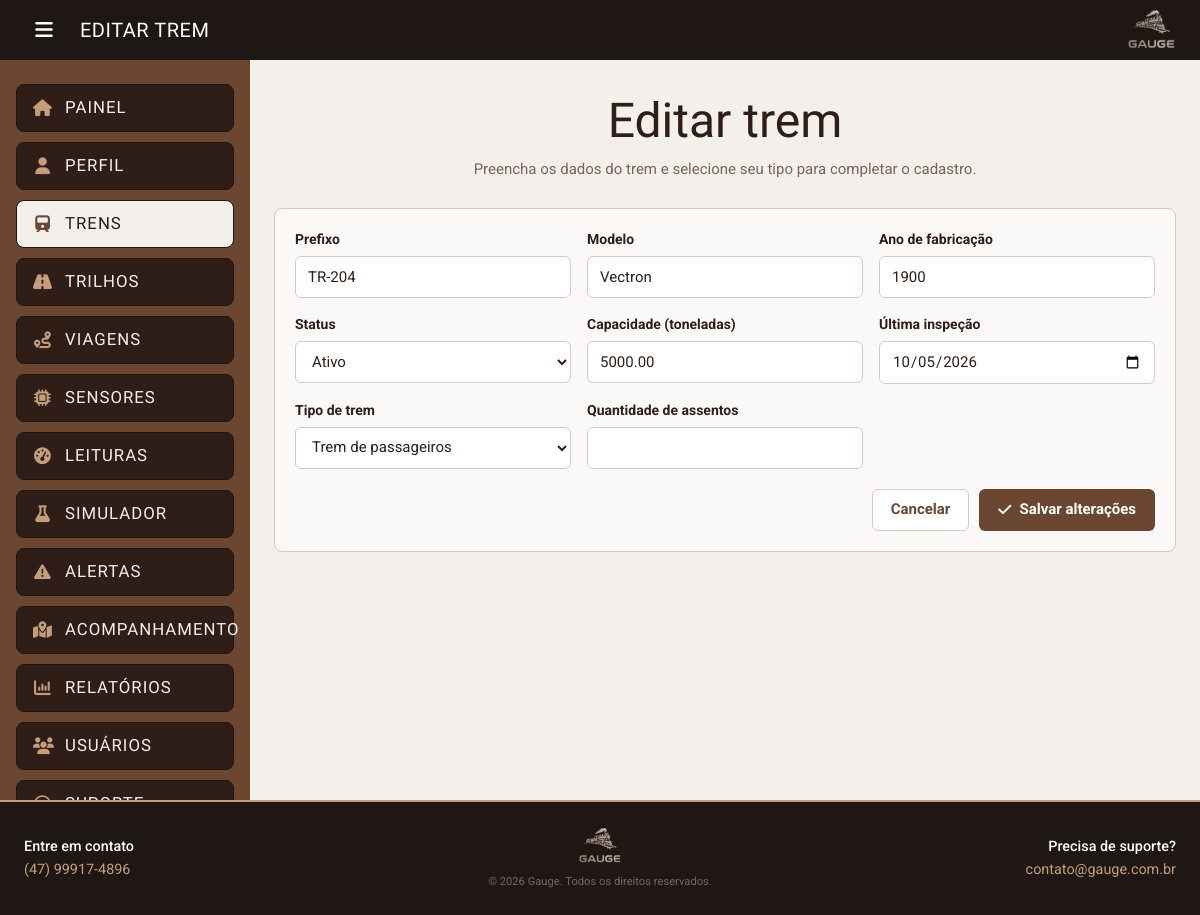
The page /paginas/trens/formulario_trem.php?id=5 (signed in) on the database its author committed.
### tables this page shows
CREATE TABLE trem (
    id_trem             INT                         NOT NULL AUTO_INCREMENT,
    prefixo             VARCHAR(20)                 NOT NULL,
    modelo              VARCHAR(45)                 NOT NULL,
    ano                 INT                         NOT NULL,
    status              VARCHAR(20)                 NOT NULL DEFAULT 'ativo',  
    capacidade          DECIMAL(10,2)               NOT NULL DEFAULT 0,
    ultima_inspecao     DATE                        NULL,
    tipo_trem           ENUM('Passageiro', 'Carga') NOT NULL DEFAULT 'Passageiro',
    quantidade_assentos INT                         NULL,
    tipo_carga          VARCHAR(45)                 NULL,
    PRIMARY KEY (id_trem),
    UNIQUE KEY uq_trem_prefixo (prefixo)
);

### includes/funcoes.php (called while the page is built, shortened)
<?php
function h($valor): string
{
    return htmlspecialchars((string) ($valor ?? ''), ENT_QUOTES, 'UTF-8');
}

### paginas/trens/formulario_trem.php (the view, shortened to what this page needs)
<?php
require __DIR__ . '/../../includes/proteger.php';
$idTrem = (int) ($_POST['id_trem'] ?? $_GET['id'] ?? 0);
$modoEdicao = $idTrem > 0;
$trem = [
    'prefixo'             => '',
    'modelo'              => '',
    'ano'                 => '',
    'status'              => 'ativo',
    'capacidade'          => '',
    'ultima_inspecao'     => '',
    'tipo_trem'           => 'Passageiro',
    'quantidade_assentos' => '',
    'tipo_carga'          => '',
];
if ($modoEdicao && $_SERVER['REQUEST_METHOD'] !== 'POST') {
    $stmt = $conexao->prepare(
        'SELECT prefixo, modelo, ano, status, capacidade, ultima_inspecao,
                tipo_trem, quantidade_assentos, tipo_carga
         FROM trem
         WHERE id_trem = ?'
    );
    $stmt->bind_param('i', $idTrem);
    $stmt->execute();
    $encontrado = $stmt->get_result()->fetch_assoc();
    if ($encontrado) {
        $trem = $encontrado;
    } else {
        $mensagem = 'Trem não encontrado.';
        $modoEdicao = false;
        $idTrem = 0;
    }
}
$titulo = $modoEdicao ? 'Editar trem' : 'Cadastrar trem';
require __DIR__ . '/../../includes/cabecalho.php';
?>
<h1 class="titulo-pagina"><?= h($titulo) ?></h1>
<p class="subtitulo">Preencha os dados do trem e selecione seu tipo para completar o cadastro.</p>
<form method="POST" class="painel">
    <div class="form-grade">
        <div class="campo">
            <label for="prefixo">Prefixo</label>
            <input type="text" id="prefixo" name="prefixo" value="<?= h($trem['prefixo']) ?>" required>
        </div>
        <div class="campo">
            <label for="modelo">Modelo</label>
            <input type="text" id="modelo" name="modelo" value="<?= h($trem['modelo']) ?>" required>
        </div>
        <div class="campo">
            <label for="ano">Ano de fabricação</label>
            <input type="number" id="ano" name="ano" min="1" value="<?= h($trem['ano']) ?>" required>
        </div>
        <div class="campo">
            <label for="status">Status</label>
            <select id="status" name="status" required>
                <?php foreach (['ativo' => 'Ativo', 'manutencao' => 'Em manutenção', 'inativo' => 'Inativo'] as $valor => $rotulo): ?>
                    <option value="<?= $valor ?>" <?= $trem['status'] === $valor ? 'selected' : '' ?>><?= $rotulo ?></option>
                <?php endforeach; ?>
            </select>
        </div>
        <div class="campo">
            <label for="capacidade">Capacidade (toneladas)</label>
            <input type="number" id="capacidade" name="capacidade" min="0" step="0.01" value="<?= h($trem['capacidade']) ?>" required>
        </div>
        <div class="campo">
            <label for="ultima_inspecao">Última inspeção</label>
            <input type="date" id="ultima_inspecao" name="ultima_inspecao" value="<?= h($trem['ultima_inspecao']) ?>">
        </div>
        <div class="campo">
            <label for="tipo_trem">Tipo de trem</label>
            <select id="tipo_trem" name="tipo_trem" required>
                <option value="Passageiro" <?= $trem['tipo_trem'] === 'Passageiro' ? 'selected' : '' ?>>Trem de passageiros</option>
            </select>
        </div>
        <div class="campo" id="campo-assentos">
            <label for="quantidade_assentos">Quantidade de assentos</label>
            <input type="number" id="quantidade_assentos" name="quantidade_assentos" min="1" value="<?= h($trem['quantidade_assentos']) ?>">
        </div>
    </div>
    <div class="acoes">
        <a href="trens.php" class="botao-secundario">Cancelar</a>
        <button type="submit" class="botao">
            <i class="fas fa-check"></i>
            <?= $modoEdicao ? 'Salvar alterações' : 'Cadastrar trem' ?>
        </button>
    </div>
</form>
<?php require __DIR__ . '/../../includes/rodape.php'; ?>

### assets/css/base.css (style rules this page uses)
:root { --cor-marca: #6B4732; --cor-marca-escura: #4C3023; --cor-titulo: #2F1E17; --cor-texto: #7A655B; --cor-fundo: #F3EFEB; --cor-escuro: #1F1713; --cor-contato: #C49E7A; --cor-superficie: #FBF9F7; --cor-superficie-2: #EAE2DC; --cor-borda: #D7C9BF; --cor-branco: #FFFFFF; --cor-sucesso: #245B31; --cor-sucesso-fundo: #E5F2E7; --cor-atencao: #856404; --cor-atencao-fundo: #FFF3CD; --cor-critico: #842029; --cor-critico-fundo: #F8D7DA; --cor-normal-forte: #28A745; --cor-atencao-forte: #FFC107; --cor-critico-forte: #DC3545; --fonte-titulo: 'Fjalla One', sans-serif; --fonte-texto: 'Roboto', sans-serif; --raio: 8px; --sombra: 0 2px 6px rgba(31, 23, 19, 0.08); --altura-topo: 60px; --largura-menu: 250px; --espaco: 24px; }
*, *::before, *::after { box-sizing: border-box; margin: 0; padding: 0; }
html { -webkit-text-size-adjust: 100%; }
body { min-height: 100vh; background-color: var(--cor-fundo); color: var(--cor-titulo); font-family: var(--fonte-texto); font-size: 15px; line-height: 1.5; }
a { color: var(--cor-marca); }
button, input, select, textarea { font: inherit; color: inherit; }
h1, h2, h3 { font-family: var(--fonte-titulo); font-weight: 400; line-height: 1.2; color: var(--cor-titulo); }

### assets/css/layout.css (style rules this page uses)
body { display: flex; flex-direction: column; }

### assets/css/componentes.css (style rules this page uses)
.titulo-pagina { margin-bottom: 8px; font-size: clamp(2rem, 5vw, 3rem); text-align: center; }
.subtitulo { max-width: 640px; margin: 0 auto 28px; color: var(--cor-texto); text-align: center; }
.painel { margin-bottom: 24px; padding: 20px; border: 1px solid var(--cor-borda); border-radius: var(--raio); background-color: var(--cor-superficie); }
.form-grade { display: grid; grid-template-columns: repeat(auto-fit, minmax(220px, 1fr)); gap: 16px; }
.campo { display: flex; flex-direction: column; gap: 6px; min-width: 0; }
.campo label { color: var(--cor-titulo); font-size: 0.875rem; font-weight: 700; }
.campo input, .campo select, .campo textarea { width: 100%; min-height: 42px; padding: 8px 12px; border: 1px solid var(--cor-borda); border-radius: 6px; background-color: var(--cor-branco); color: var(--cor-titulo); transition: border-color 0.2s ease, box-shadow 0.2s ease; }
.botao, .botao-secundario, .botao-perigo { display: inline-flex; align-items: center; justify-content: center; gap: 8px; min-height: 42px; padding: 8px 18px; border: 1px solid transparent; border-radius: 6px; font-weight: 700; text-decoration: none; cursor: pointer; transition: background-color 0.2s ease, transform 0.1s ease; }
.botao { background-color: var(--cor-marca); color: var(--cor-branco); }
.botao-secundario { border-color: var(--cor-borda); background-color: var(--cor-branco); color: var(--cor-marca); }
.acoes { display: flex; flex-wrap: wrap; align-items: center; justify-content: flex-end; gap: 10px; margin-top: 20px; }

### rows shown on the page
trem: prefixo "TR-204", modelo "Vectron", ano "1900", status "Ativo", capacidade "5000.00", ultima_inspecao "10/05/2026", tipo_trem "Trem de passageiros"

### other values the page prints
$titulo "EDITAR TREM"
$item['texto'] "PAINEL"
$item['texto'] "PERFIL"
$item['texto'] "TRENS"
$item['texto'] "TRILHOS"
$item['texto'] "VIAGENS"
$item['texto'] "SENSORES"
$item['texto'] "LEITURAS"
$item['texto'] "SIMULADOR"
$item['texto'] "ALERTAS"
$item['texto'] "ACOMPANHAMENTO"
$item['texto'] "RELATÓRIOS"
$item['texto'] "USUÁRIOS"
$titulo "Editar trem"
